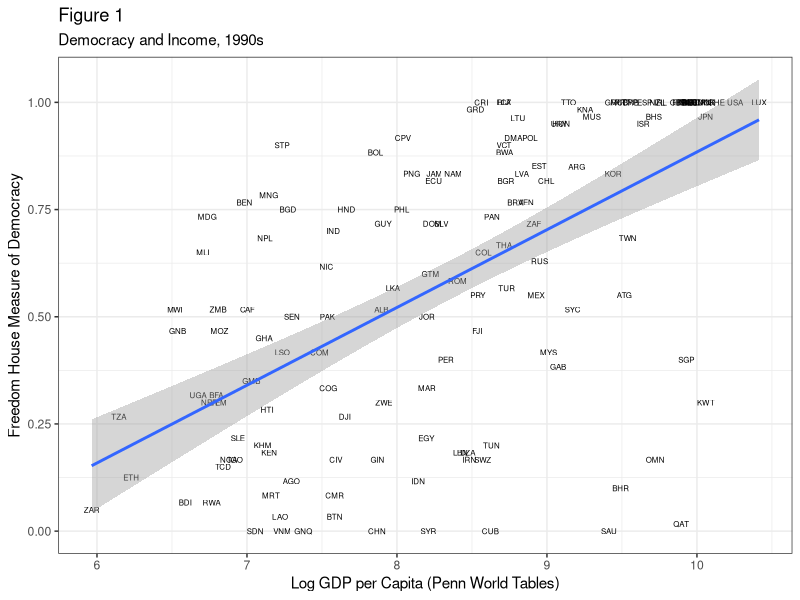
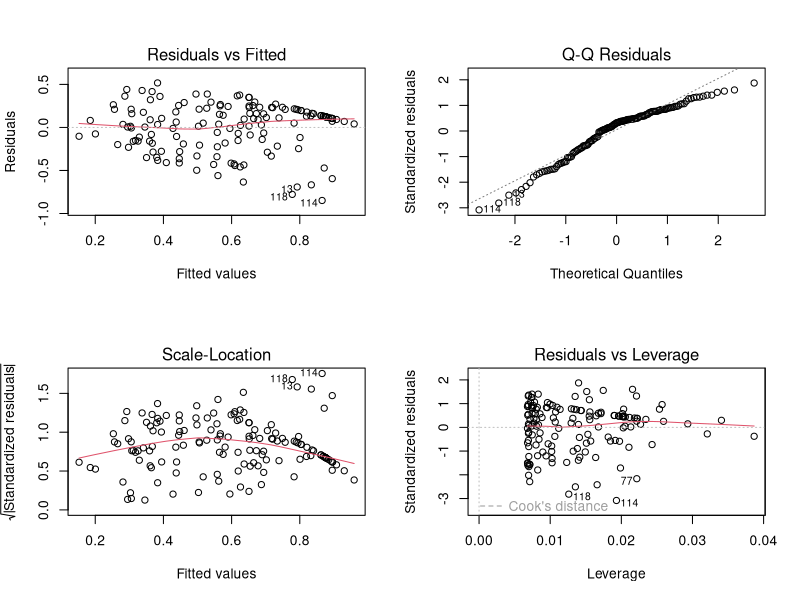
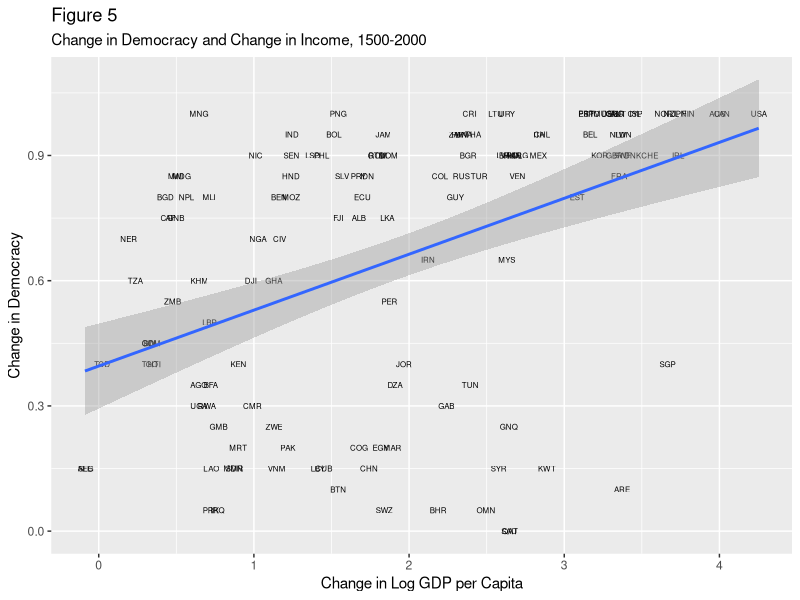
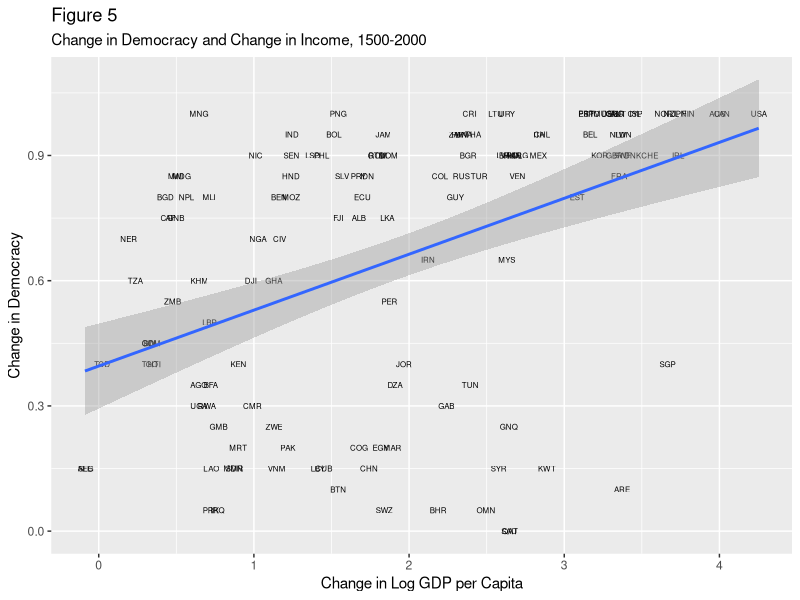
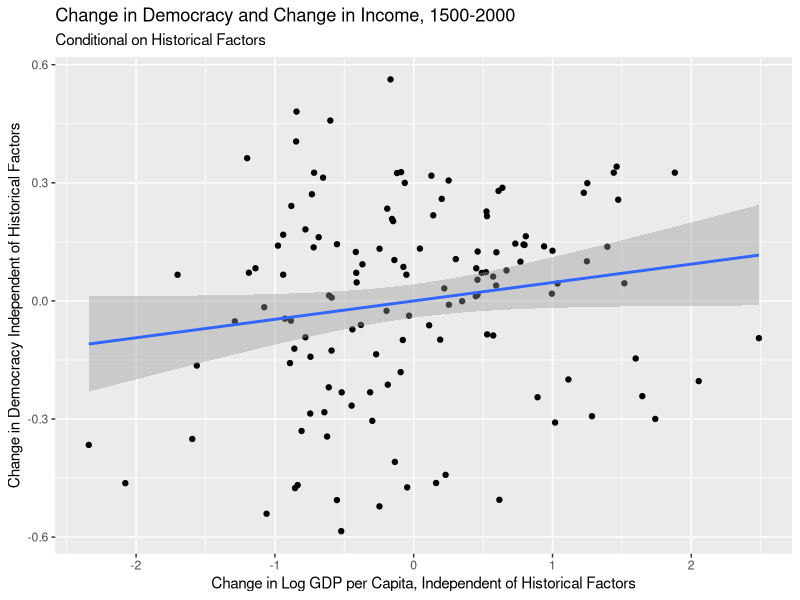
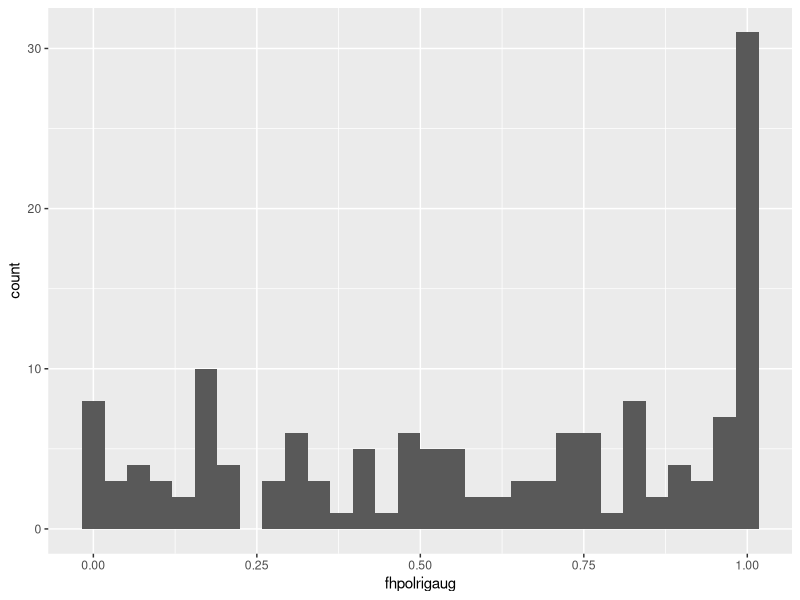
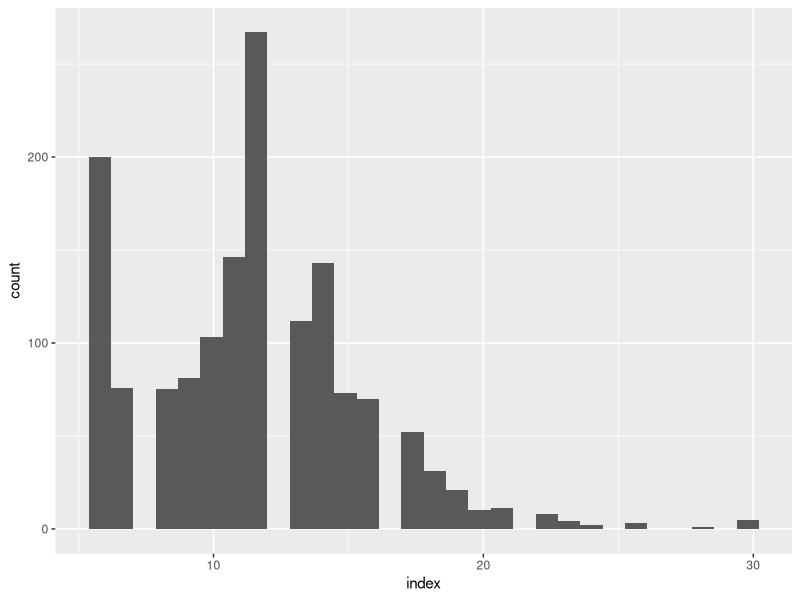

Write the R code that produced these figures, in order.
library(ggplot2)

setwd("D:\\Dropbox\\My projects\\Courses\\QT_Analysis\\website\\pages\\m11\\data")

figure1 <- read.csv("figure1.csv", stringsAsFactors = F)

ggplot(figure1, aes(x=lrgdpch, y=fhpolrigaug))+
  geom_text(aes(label=code), size=2)+
  geom_smooth(method="lm")+
  labs(x="Log GDP per Capita (Penn World Tables)",
       y="Freedom House Measure of Democracy",
       title="Figure 1",
       subtitle="Democracy and Income, 1990s")+
  theme_bw()

acem1 <- lm(fhpolrigaug~lrgdpch, data=figure1)

summary(acem1)

acem1$r.squared

par(mfrow=c(2,2)) # 

plot(acem1) #


figure2 <- read.csv("figure2.csv", stringsAsFactors = FALSE,
                    sep="\t")

ggplot(figure2, aes(x=growth, y=democ))+
  geom_text(aes(label=code), size=2)+
  geom_smooth(method="lm")+
  labs(x="Change in Log GDP per Capita",
       y="Change in Democracy",
       title="Figure 5",
       subtitle="Change in Democracy and Change in Income, 1500-2000")

acem2 <- lm(democ~growth, data=figure2)

summary(acem2)

figure3 <- read.csv("figure3.csv", stringsAsFactors = FALSE, sep="\t")

ggplot(figure3, aes(x=growth, y=democ))+
  geom_text(aes(label=code), size=2)+
  geom_smooth(method="lm")+
  labs(x="Change in Log GDP per Capita",
       y="Change in Democracy",
       title="Figure 5",
       subtitle="Change in Democracy and Change in Income, 1500-2000")

democracy <- lm(democ~consfirstaug+indcent+
              rel_catho80+rel_muslim80+rel_protmg80, 
              data=figure3)
growth <- lm(growth~consfirstaug+indcent+
               rel_catho80+rel_muslim80+rel_protmg80, 
             data=figure3)
summary(democracy)
summary(growth)

growth$residuals <- as.numeric(growth$residuals)
democracy$residuals <- as.numeric(democracy$residuals)

residuals <- as.data.frame(cbind(democracy$residuals, growth$residuals))

names(residuals) <- c("democracy", "growth")
  
ggplot(residuals, aes(x=growth, y=democracy))+
  geom_point()+
  geom_smooth(method="lm")+
  labs(x="Change in Log GDP per Capita, Independent of Historical Factors",
       y="Change in Democracy Independent of Historical Factors",
       title="Change in Democracy and Change in Income, 1500-2000",
       subtitle="Conditional on Historical Factors")


### install.packages("haven")

library(haven)

ndi_april <- read_dta("NDI_2019_April_22.04.19_Public.dta")

### SOCDRUS, RESPSEX, RESPAGE, RESPEDU, SETTYPE

ndi_april$hi_ed <- 0
ndi_april$hi_ed[ndi_april$RESPEDU>4] <- 1

ndi_april$SOCDRUS[ndi_april$SOCDRUS < 0] <- NA
ndi_april$RESPEDU[ndi_april$RESPEDU < 0] <- NA

ru_dist <- lm(SOCDRUS~factor(RESPSEX)+hi_ed+factor(SETTYPE)+RESPAGE,
              data=ndi_april)
summary(ru_dist)

#### Histogram
ggplot(figure1, aes(fhpolrigaug))+
  geom_histogram()

#### Teachers survey

teachers <- read_dta("UNW_VAW_2019_25.06.19_Public.dta")

teachers$index <- teachers$q8_1+teachers$q8_2+teachers$q8_3+teachers$q8_4+teachers$q8_5+teachers$q8_6

ggplot(teachers, aes(index))+
  geom_histogram()

teacher_model <- lm(index~factor(q39)+q38+q41+factor(q45)+q53+factor(settype),
                    data=teachers)

summary(teacher_model)






